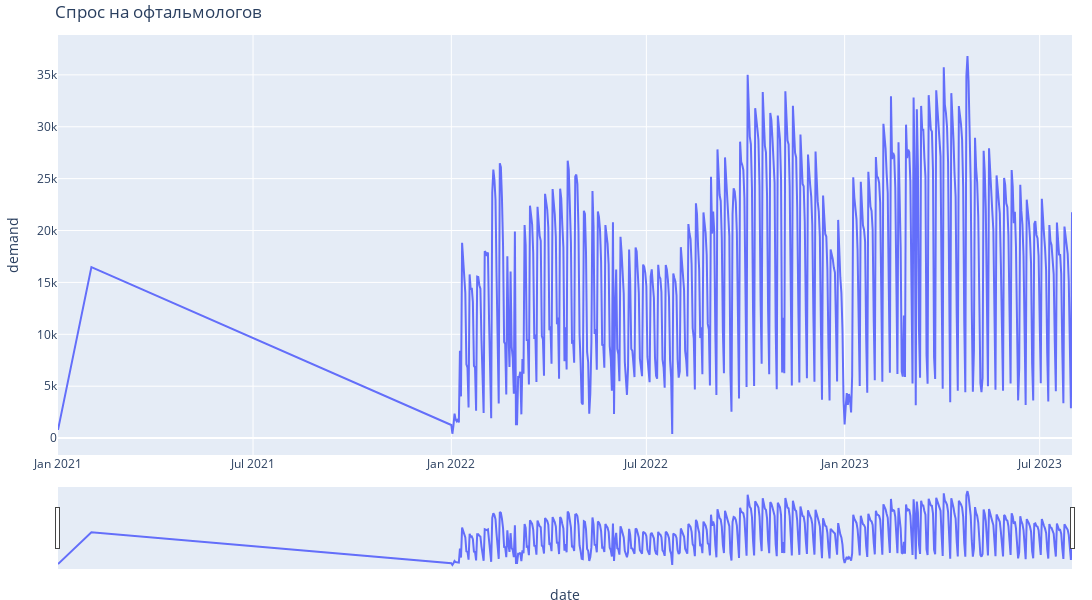

The notebook cell this image was saved under:
### Code cell
plot_graph(data_gr.sort_values('date'), x_name='date', y_name='demand', title_n='Спрос на офтальмологов')

### Figure 1 — Plotly figure (JSON) as saved in the notebook; plotly's stock layout.template omitted (floating-point values rounded to 4 significant figures; data arrays with more than 128 entries replaced by an {"elided": "..."} marker saying what was removed)
{"data": [{"hovertemplate": "date=%{x}<br>demand=%{y}<extra></extra>", "legendgroup": "", "line": {"color": "#636efa", "dash": "solid"}, "marker": {"symbol": "circle"}, "mode": "lines", "name": "", "orientation": "v", "showlegend": false, "type": "scatter", "x": {"elided": "579 str values"}, "xaxis": "x", "y": {"elided": "579 int values"}, "yaxis": "y"}], "layout": {"height": 600, "legend": {"orientation": "h", "tracegroupgap": 0, "x": 0.001, "xanchor": "left", "y": 1, "yanchor": "top"}, "margin": {"b": 20, "l": 20, "r": 20, "t": 35}, "title": {"text": "Спрос на офтальмологов"}, "width": 1800, "xaxis": {"anchor": "y", "domain": [0, 1], "rangeslider": {"visible": true}, "title": {"text": "date"}}, "yaxis": {"anchor": "x", "domain": [0, 1], "title": {"text": "demand"}}}}
